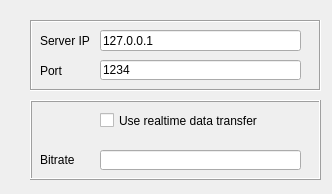
<?xml version="1.0" encoding="UTF-8"?>
<ui version="4.0">
 <class>FTP_clientOptions_Dialog</class>
 <widget class="QDialog" name="FTP_clientOptions_Dialog">
  <property name="geometry">
   <rect>
    <x>0</x>
    <y>0</y>
    <width>332</width>
    <height>194</height>
   </rect>
  </property>
  <property name="windowTitle">
   <string>FTP Client Options</string>
  </property>
  <widget class="QFrame" name="frame">
   <property name="geometry">
    <rect>
     <x>30</x>
     <y>20</y>
     <width>291</width>
     <height>71</height>
    </rect>
   </property>
   <property name="frameShape">
    <enum>QFrame::Box</enum>
   </property>
   <property name="frameShadow">
    <enum>QFrame::Sunken</enum>
   </property>
   <widget class="QLabel" name="label">
    <property name="geometry">
     <rect>
      <x>10</x>
      <y>10</y>
      <width>51</width>
      <height>21</height>
     </rect>
    </property>
    <property name="text">
     <string>Server IP</string>
    </property>
   </widget>
   <widget class="QLineEdit" name="IP_lineEdit">
    <property name="geometry">
     <rect>
      <x>70</x>
      <y>10</y>
      <width>201</width>
      <height>21</height>
     </rect>
    </property>
    <property name="text">
     <string>127.0.0.1</string>
    </property>
   </widget>
   <widget class="QLabel" name="label_7">
    <property name="geometry">
     <rect>
      <x>10</x>
      <y>40</y>
      <width>31</width>
      <height>21</height>
     </rect>
    </property>
    <property name="text">
     <string>Port</string>
    </property>
   </widget>
   <widget class="QLineEdit" name="port_lineEdit">
    <property name="geometry">
     <rect>
      <x>70</x>
      <y>40</y>
      <width>201</width>
      <height>20</height>
     </rect>
    </property>
    <property name="text">
     <string>1234</string>
    </property>
   </widget>
  </widget>
  <widget class="QFrame" name="btr_frame">
   <property name="geometry">
    <rect>
     <x>30</x>
     <y>100</y>
     <width>291</width>
     <height>80</height>
    </rect>
   </property>
   <property name="frameShape">
    <enum>QFrame::Box</enum>
   </property>
   <property name="frameShadow">
    <enum>QFrame::Raised</enum>
   </property>
   <widget class="QLabel" name="label_2">
    <property name="geometry">
     <rect>
      <x>10</x>
      <y>50</y>
      <width>46</width>
      <height>20</height>
     </rect>
    </property>
    <property name="text">
     <string>Bitrate</string>
    </property>
   </widget>
   <widget class="QLineEdit" name="bitrate_lineEdit">
    <property name="geometry">
     <rect>
      <x>70</x>
      <y>50</y>
      <width>201</width>
      <height>20</height>
     </rect>
    </property>
   </widget>
   <widget class="QCheckBox" name="userbitrate_checkBox">
    <property name="geometry">
     <rect>
      <x>70</x>
      <y>10</y>
      <width>181</width>
      <height>21</height>
     </rect>
    </property>
    <property name="text">
     <string>Use realtime data transfer</string>
    </property>
   </widget>
  </widget>
 </widget>
 <resources/>
 <connections/>
</ui>
